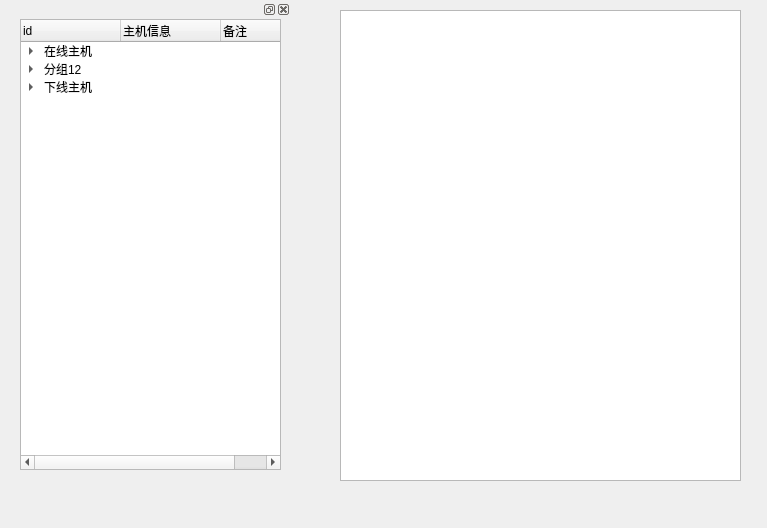
<?xml version="1.0" encoding="UTF-8"?>
<ui version="4.0">
 <class>Form</class>
 <widget class="QWidget" name="Form">
  <property name="geometry">
   <rect>
    <x>0</x>
    <y>0</y>
    <width>767</width>
    <height>528</height>
   </rect>
  </property>
  <property name="windowTitle">
   <string>Form</string>
  </property>
  <widget class="QDockWidget" name="dockWidget">
   <property name="geometry">
    <rect>
     <x>20</x>
     <y>0</y>
     <width>271</width>
     <height>481</height>
    </rect>
   </property>
   <property name="focusPolicy">
    <enum>Qt::NoFocus</enum>
   </property>
   <property name="windowTitle">
    <string comment="sdf"/>
   </property>
   <widget class="QWidget" name="dockWidgetContents">
    <widget class="QWidget" name="horizontalLayoutWidget">
     <property name="geometry">
      <rect>
       <x>0</x>
       <y>0</y>
       <width>261</width>
       <height>451</height>
      </rect>
     </property>
     <layout class="QHBoxLayout" name="horizontalLayout">
      <item>
       <widget class="QTreeWidget" name="treeWidget">
        <property name="headerHidden">
         <bool>false</bool>
        </property>
        <attribute name="headerVisible">
         <bool>true</bool>
        </attribute>
        <column>
         <property name="text">
          <string>id</string>
         </property>
        </column>
        <column>
         <property name="text">
          <string>主机信息</string>
         </property>
        </column>
        <column>
         <property name="text">
          <string>备注</string>
         </property>
        </column>
        <item>
         <property name="text">
          <string>在线主机</string>
         </property>
         <property name="text">
          <string/>
         </property>
         <item>
          <property name="text">
           <string>1</string>
          </property>
          <property name="textAlignment">
           <set>AlignLeading|AlignVCenter</set>
          </property>
          <property name="checkState">
           <enum>Checked</enum>
          </property>
          <property name="text">
           <string>192.168.0.1</string>
          </property>
          <property name="textAlignment">
           <set>AlignLeading|AlignVCenter</set>
          </property>
         </item>
         <item>
          <property name="text">
           <string>2</string>
          </property>
          <property name="checkState">
           <enum>Checked</enum>
          </property>
          <property name="text">
           <string>192.168.0.2</string>
          </property>
         </item>
        </item>
        <item>
         <property name="text">
          <string>分组12</string>
         </property>
         <property name="text">
          <string/>
         </property>
         <item>
          <property name="text">
           <string>1</string>
          </property>
          <property name="checkState">
           <enum>Checked</enum>
          </property>
          <property name="text">
           <string>192.168.11.2</string>
          </property>
         </item>
         <item>
          <property name="text">
           <string>2</string>
          </property>
          <property name="checkState">
           <enum>Unchecked</enum>
          </property>
          <property name="text">
           <string>192.168.11.3</string>
          </property>
         </item>
        </item>
        <item>
         <property name="text">
          <string>下线主机</string>
         </property>
         <property name="text">
          <string/>
         </property>
         <item>
          <property name="text">
           <string>1</string>
          </property>
          <property name="checkState">
           <enum>Checked</enum>
          </property>
          <property name="text">
           <string>127.0.0.1</string>
          </property>
          <property name="text">
           <string/>
          </property>
         </item>
         <item>
          <property name="text">
           <string>2</string>
          </property>
          <property name="checkState">
           <enum>Unchecked</enum>
          </property>
          <property name="text">
           <string>127.0.0.2</string>
          </property>
         </item>
         <item>
          <property name="text">
           <string>3</string>
          </property>
          <property name="checkState">
           <enum>Checked</enum>
          </property>
          <property name="text">
           <string>127.0.0.3</string>
          </property>
         </item>
        </item>
       </widget>
      </item>
     </layout>
    </widget>
   </widget>
  </widget>
  <widget class="QTableWidget" name="tableWidget">
   <property name="geometry">
    <rect>
     <x>340</x>
     <y>10</y>
     <width>401</width>
     <height>471</height>
    </rect>
   </property>
  </widget>
 </widget>
 <resources/>
 <connections/>
</ui>
